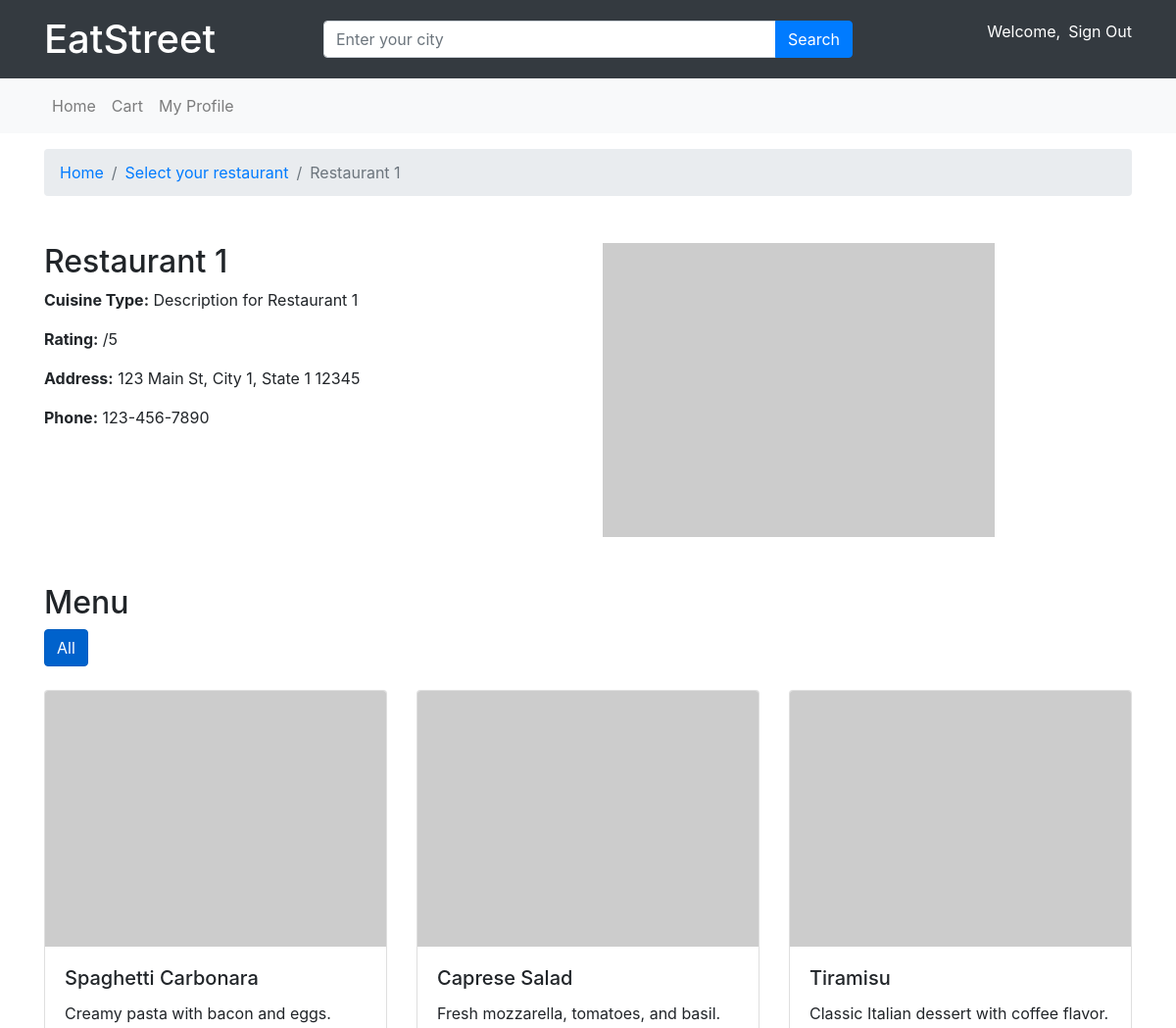
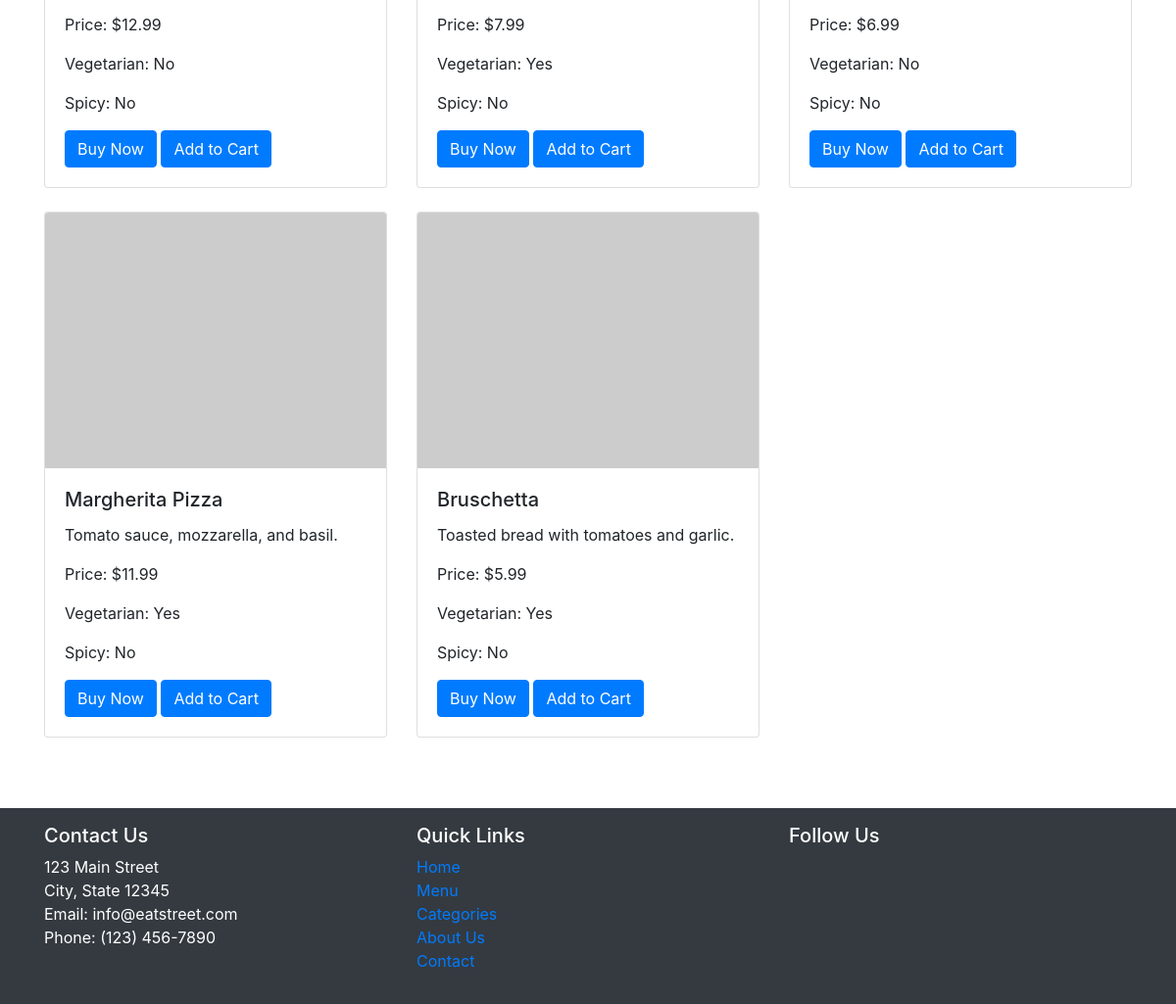
The app's page /menu.php?restaurant_id=1 (signed in) with its own data (2 pictures, top to bottom).
### tables this page shows
CREATE TABLE restaurants (
    restaurant_id INT AUTO_INCREMENT PRIMARY KEY,
    name VARCHAR(100) NOT NULL,
    description TEXT,
    address VARCHAR(255),
    city VARCHAR(50),
    state VARCHAR(50),
    postal_code VARCHAR(20),
    phone_number VARCHAR(15),
    email VARCHAR(100),
    website VARCHAR(255),
    created_at TIMESTAMP DEFAULT CURRENT_TIMESTAMP
);

CREATE TABLE menu (
    menu_id INT AUTO_INCREMENT PRIMARY KEY,
    restaurant_id INT NOT NULL,
    name VARCHAR(100) NOT NULL,
    description TEXT,
    category VARCHAR(50),
    price DECIMAL(10, 2) NOT NULL,
    is_vegetarian BOOLEAN,
    is_spicy BOOLEAN,
    created_at TIMESTAMP DEFAULT CURRENT_TIMESTAMP,
    FOREIGN KEY (restaurant_id) REFERENCES restaurants(restaurant_id)
);

### menu.php (the view, shortened to what this page needs)
<?php
require_once 'connection/connect.php';
if (isset($_GET['restaurant_id']) && is_numeric($_GET['restaurant_id'])) {
    $restaurant_id = $_GET['restaurant_id'];
    $restaurant_query = "SELECT * FROM restaurants WHERE restaurant_id = $restaurant_id";
    $restaurant_result = mysqli_query($conn, $restaurant_query);
    if ($restaurant_result) {
        $restaurant_data = mysqli_fetch_assoc($restaurant_result);
        $menu_query = "SELECT * FROM menu WHERE restaurant_id = $restaurant_id";
        $menu_result = mysqli_query($conn, $menu_query);
    }
} else {
    echo "Invalid restaurant ID or no restaurant ID provided.";
    exit;
}
?>
<!DOCTYPE html>
<html lang="en">
<head>
    <link rel="stylesheet" href="https://stackpath.bootstrapcdn.com/bootstrap/4.5.2/css/bootstrap.min.css">
    <link rel="stylesheet" href="css/styles.css">
</head>
<body>
    <?php include 'includes/header.php'; ?>
    <?php include 'includes/navbar.php'; ?>
    <nav aria-label="breadcrumb" class="container my-3">
        <ol class="breadcrumb">
            <li class="breadcrumb-item"><a href="#">Home</a></li>
            <li class="breadcrumb-item"><a href="#">Select your restaurant</a></li>
            <li class="breadcrumb-item active" aria-current="page"><?php echo $restaurant_data['name']; ?></li>
        </ol>
    </nav>
    <section class="container my-5">
        <div class="row">
            <div class="col-md-6">
                <h2><?php echo $restaurant_data['name']; ?></h2>
                <p><strong>Cuisine Type:</strong> <?php echo $restaurant_data['description']; ?></p>
                <p><strong>Rating:</strong> <?php echo $restaurant_data['rating']; ?>/5</p>
                <p><strong>Address:</strong> <?php echo $restaurant_data['address']; ?>, <?php echo $restaurant_data['city']; ?>, <?php echo $restaurant_data['state']; ?> <?php echo $restaurant_data['postal_code']; ?></p>
                <p><strong>Phone:</strong> <?php echo $restaurant_data['phone_number']; ?></p>
            </div>
            <div class="col-md-6">
            <img src="https://via.placeholder.com/400x300" alt="Restaurant Image" class="img-fluid">
            </div>
        </div>
    </section>
    <section class="container my-5">
        <h2>Menu</h2>
        <div class="btn-group mb-4">
            <button type="button" class="btn btn-primary active" data-category="all">All</button>
        </div>
        <div class="row" id="user_menuItems">
            <?php
            while ($menu_item = mysqli_fetch_assoc($menu_result)) {
                ?>
                <div class="col-md-4 mb-4" data-category="<?php echo $menu_item['category']; ?>">
                    <div class="card">
                    <img src="https://via.placeholder.com/400x300" class="card-img-top" alt="menu-item">
                        <div class="card-body">
                            <h5 class="card-title"><?php echo $menu_item['name']; ?></h5>
                            <p class="card-text"><?php echo $menu_item['description']; ?></p>
                            <p class="card-text">Price: $<?php echo $menu_item['price']; ?></p>
                            <?php
                            if ($menu_item['is_vegetarian']) {
                                echo '<p class="card-text">Vegetarian: Yes</p>';
                            } else {
                                echo '<p class="card-text">Vegetarian: No</p>';
                            }
                            if ($menu_item['is_spicy']) {
                                echo '<p class="card-text">Spicy: Yes</p>';
                            } else {
                                echo '<p class="card-text">Spicy: No</p>';
                            }
                            ?>
                            <a class="btn btn-primary" onclick="">Buy Now</a>
                            <a class="btn btn-primary" onclick="addToCart(<?php echo $menu_item['menu_id'] ?>);">Add to Cart</a>
                        </div>
                    </div>
                </div>
                <?php
            }
            ?>
        </div>
    </section>
    <?php include 'includes/footer.php'; ?>
</body>
</html>

### records on screen
restaurants: name "Restaurant 1", description "Description for Restaurant 1", address "123 Main St", city "City 1", state "State 1", postal_code "12345", phone_number "123-456-7890"
menu: name "Spaghetti Carbonara", description "Creamy pasta with bacon and eggs.", price "12.99", is_vegetarian "Vegetarian: No", is_spicy "Spicy: No"
menu: name "Caprese Salad", description "Fresh mozzarella, tomatoes, and basil.", price "7.99", is_vegetarian "Vegetarian: Yes", is_spicy "Spicy: No"
menu: name "Tiramisu", description "Classic Italian dessert with coffee flavor.", price "6.99", is_vegetarian "Vegetarian: No", is_spicy "Spicy: No"
menu: name "Margherita Pizza", description "Tomato sauce, mozzarella, and basil.", price "11.99", is_vegetarian "Vegetarian: Yes", is_spicy "Spicy: No"
menu: name "Bruschetta", description "Toasted bread with tomatoes and garlic.", price "5.99", is_vegetarian "Vegetarian: Yes", is_spicy "Spicy: No"
